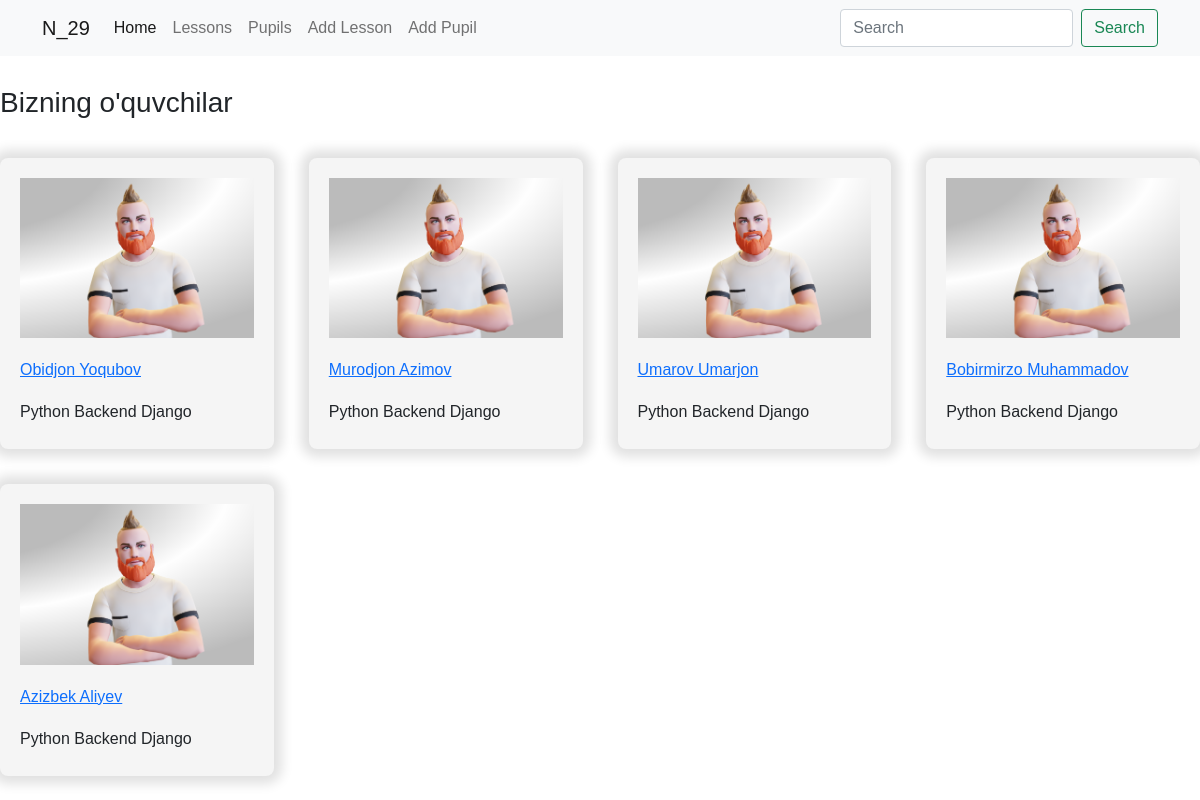
The page /pupils/ on the database its author committed.
### Pupils/models.py (models this page shows, shortened)
class PupilsModels(models.Model):
    name = models.CharField(max_length=150, verbose_name="Name")
    spec = models.CharField(max_length=100, verbose_name="Speciality")
    pupil_img = models.ImageField(verbose_name="Pupil Image")
    res_1 = models.IntegerField(verbose_name="Birinchi oy natijasi")
    res_2 = models.IntegerField(verbose_name="Ikkinchi oy natijasi")
    res_3 = models.IntegerField(verbose_name="Uchinchi oy natijasi")
    res_4 = models.IntegerField(verbose_name="To'rtinchi oy natijasi")
    res_5 = models.IntegerField(verbose_name="Beshinchi oy natijasi")

### Pupils/views.py (the view)
# urls.py: path('pupils/', include('Pupils.urls')),
def pupils(request):
    if "search" in request.GET:
        students = PupilsModels.objects.filter(name__icontains=request.GET['search'])
    else:
        students = PupilsModels.objects.all().order_by('-id')
    return render(request, 'pupils.html', {"students" : students})

### templates/pupils.html (shortened to what this page needs)
{% extends "layout.html" %} {% block title %} Pupils {% endblock %}
{% load static %}
{% block content %}
<div class="lessons_box">
  <h3>Bizning o'quvchilar</h3>
  <div class="lessons_cards">
    {% for pupil in students %}
    <div class="lesson_card">
      <img class="card_img" src="{% static pupil.pupil_img %}" alt="img" />
      <a href="{% url 'list_user' pupil.id %}">{{ pupil.name }}</a>
      <h6>{{pupil.spec}}</h6>
    </div>
    {% endfor %}
  </div>
</div>
{% endblock %}

### static/style.css (style rules this page uses)
* { padding: 0; margin: 0; box-sizing: border-box; list-style: none; text-decoration: none; font-family: sans-serif; }
.lessons_box { max-width: 1200px; margin: auto; margin-top: 30px; display: flex; flex-direction: column; gap: 30px; }
.lessons_cards { display: grid; grid-template-columns: repeat(4, 1fr); gap: 35px; }
.lesson_card { padding: 20px; background-color: whitesmoke; box-shadow: 0 0 12px 8px #e1e1e1; border-radius: 8px; display: flex; flex-direction: column; gap: 20px; }
.card_img { width: 100%; }

### templates/layout.html (style rules this page uses)
body { background: white; }

### rows shown on the page
PupilsModels: pupil_img (picture), name "Obidjon Yoqubov", spec "Python Backend Django"
PupilsModels: pupil_img (picture), name "Murodjon Azimov", spec "Python Backend Django"
PupilsModels: pupil_img (picture), name "Umarov Umarjon", spec "Python Backend Django"
PupilsModels: pupil_img (picture), name "Bobirmirzo Muhammadov", spec "Python Backend Django"
PupilsModels: pupil_img (picture), name "Azizbek Aliyev", spec "Python Backend Django"
